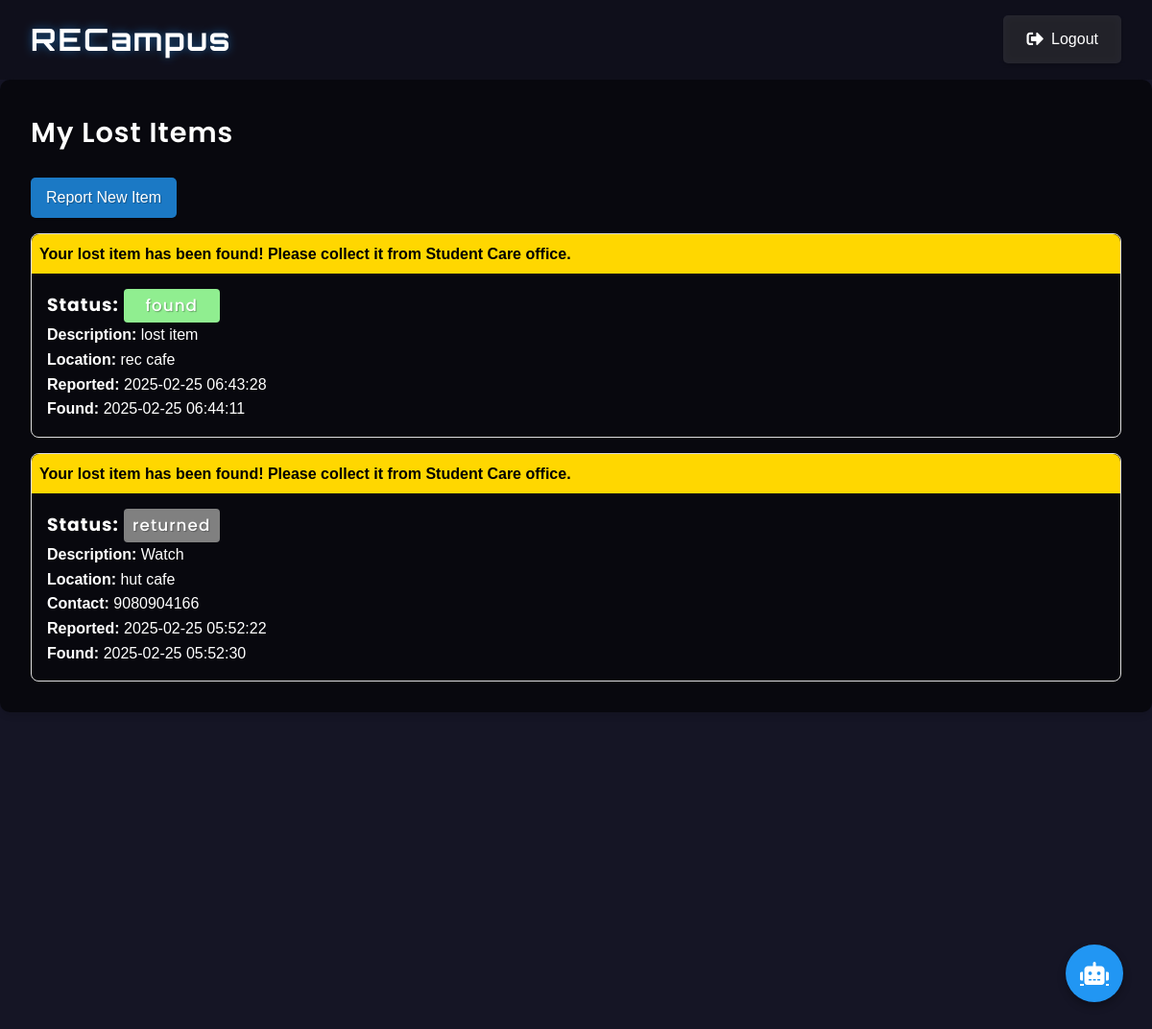
The app's page /lost-items/my (signed in) with its own data.
### tables this page shows
CREATE TABLE lost_item (
            id INTEGER PRIMARY KEY AUTOINCREMENT,
            student_id INTEGER NOT NULL,
            description TEXT NOT NULL,
            location TEXT NOT NULL,
            phone_number TEXT,
            image_path TEXT,
            status TEXT DEFAULT 'pending' CHECK(status IN ('pending', 'found', 'returned')),
            created_at TIMESTAMP DEFAULT CURRENT_TIMESTAMP,
            found_at TIMESTAMP,
            FOREIGN KEY (student_id) REFERENCES student (id)
        );

CREATE TABLE student_notification (
            id INTEGER PRIMARY KEY AUTOINCREMENT,
            student_id INTEGER NOT NULL,
            message TEXT NOT NULL,
            type TEXT NOT NULL,
            is_read BOOLEAN DEFAULT 0,
            created_at TIMESTAMP DEFAULT CURRENT_TIMESTAMP,
            FOREIGN KEY (student_id) REFERENCES student (id)
        );

### app.py (the view)
@app.route('/lost-items/my')
def my_lost_items():
    if 'user_id' not in session or session['role'] != 'student':
        flash('Please login as a student')
        return redirect('/login')
    db = get_db()
    cursor = db.cursor()
    items = cursor.execute('''
        SELECT lost_item.*, student_notification.message as notification
        FROM lost_item
        LEFT JOIN student_notification ON
            student_notification.student_id = lost_item.student_id AND
            student_notification.type = 'lost_item' AND
            student_notification.is_read = 0
        WHERE lost_item.student_id = (
            SELECT id FROM student WHERE user_id = ?
        )
        ORDER BY lost_item.created_at DESC
    ''', (session['user_id'],)).fetchall()
    db.close()
    return render_template('my_lost_items.html', items=items)

### app.py (called while the page is built)
def get_db():
    db = sqlite3.connect('campus_connect.db')
    db.row_factory = sqlite3.Row
    return db

### templates/my_lost_items.html (shortened to what this page needs)
{% extends "base.html" %}
{% block content %}
<div class="card">
    <h1 class="card-title">My Lost Items</h1>
    <a href="{{ url_for('report_lost_item') }}" class="btn btn-primary">Report New Item</a>
    <div class="items-list">
        {% for item in items %}
            <div class="item-card">
                {% if item.notification %}
                    <div class="notification-banner">
                        {{ item.notification }}
                    </div>
                {% endif %}
                <div class="item-details">
                    <h3>Status: <span class="status-badge status-{{ item.status }}">{{ item.status }}</span></h3>
                    <p><strong>Description:</strong> {{ item.description }}</p>
                    <p><strong>Location:</strong> {{ item.location }}</p>
                    {% if item.phone_number %}
                        <p><strong>Contact:</strong> {{ item.phone_number }}</p>
                    {% endif %}
                    <p><strong>Reported:</strong> {{ item.created_at }}</p>
                    {% if item.found_at %}
                        <p><strong>Found:</strong> {{ item.found_at }}</p>
                    {% endif %}
                </div>
            </div>
        {% else %}
            <p>No lost items reported.</p>
        {% endfor %}
    </div>
</div>
{% endblock %}

### static/css/style.css (style rules this page uses)
:root { --primary-color: #1a73e8; --primary-dark: #1557b0; --primary-light: #e8f0fe; --background-color: #f8f9fa; --text-color: #202124; --border-color: #dadce0; --hover-color: #f1f3f4; --success-color: #34a853; --danger-color: #ea4335; --warning-color: #fbbc04; }
* { margin: 0; padding: 0; box-sizing: border-box; }
body { font-family: 'Segoe UI', Tahoma, Geneva, Verdana, sans-serif; background-color: var(--background-color); color: var(--text-color); line-height: 1.6; min-height: 100vh; }
.card { background-color: white; border-radius: 12px; box-shadow: 0 4px 12px rgba(0,0,0,0.05); padding: 2rem; margin-bottom: 2rem; transition: transform 0.3s ease; }
.card-title { font-size: 1.8rem; color: var(--primary-color); margin-bottom: 1.5rem; font-weight: 600; }
button, .btn { background-color: var(--primary-color); color: white; padding: 1rem 2rem; border: none; border-radius: 8px; cursor: pointer; font-size: 1.1rem; font-weight: 500; text-decoration: none; display: inline-block; transition: all 0.3s ease; text-align: center; }
.status-badge { padding: 0.5rem 1rem; border-radius: 20px; font-weight: 500; text-align: center; display: inline-block; min-width: 100px; }
.btn-primary { background-color: var(--primary-color); }

### templates/my_lost_items.html (style rules this page uses)
.items-list { display: grid; gap: 1rem; margin-top: 1rem; }
.item-card { border: 1px solid #ddd; border-radius: 8px; padding: 1rem; position: relative; }
.notification-banner { background-color: #ffd700; color: #000; padding: 0.5rem; margin: -1rem -1rem 1rem -1rem; border-radius: 8px 8px 0 0; font-weight: bold; }
.status-badge { padding: 0.25rem 0.5rem; border-radius: 4px; font-size: 0.9em; }
.status-found { background-color: #90EE90; color: #000; }
.status-returned { background-color: #808080; color: #fff; }

### records on screen
lost_item: notification "Your lost item has been found! Please collect it from Student Care office.", status "found", description "lost item", location "rec cafe", created_at "2025-02-25 06:43:28", found_at "2025-02-25 06:44:11"
lost_item: notification "Your lost item has been found! Please collect it from Student Care office.", status "returned", description "Watch", location "hut cafe", phone_number "9080904166", created_at "2025-02-25 05:52:22", found_at "2025-02-25 05:52:30"
